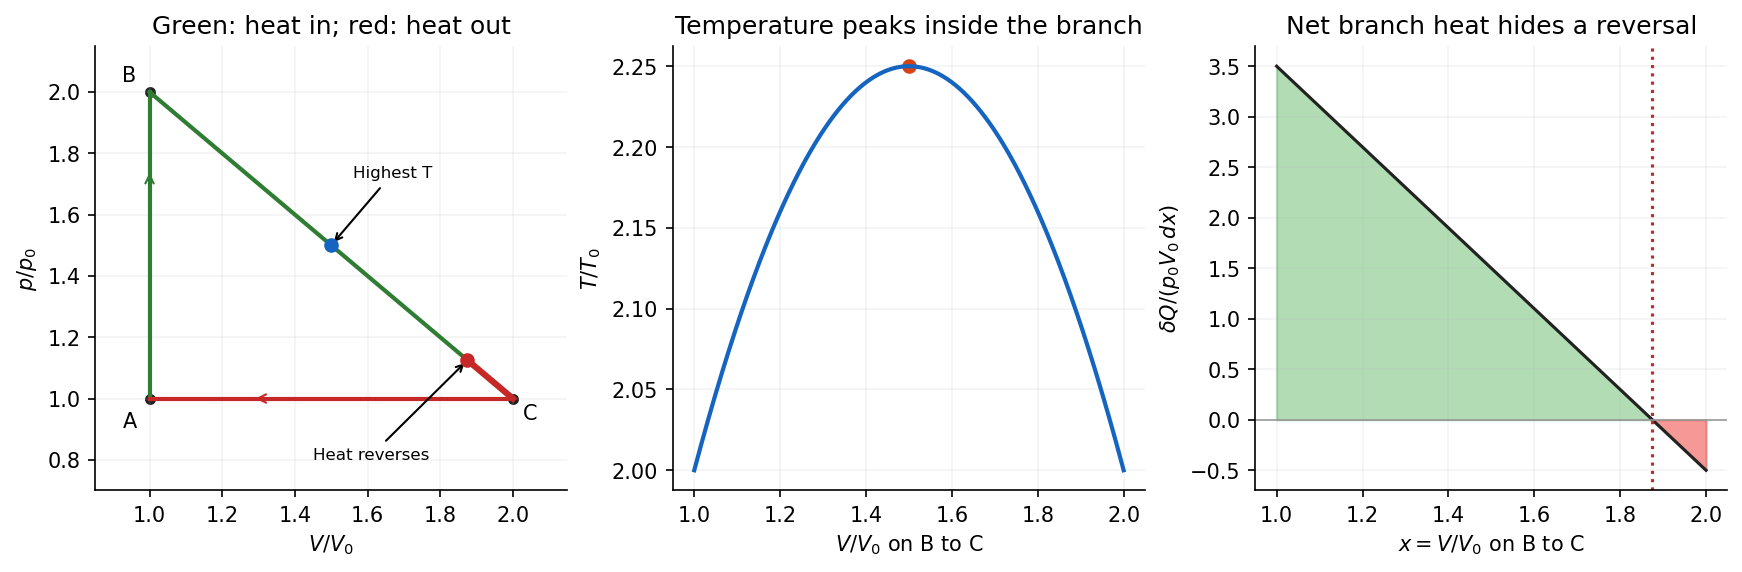

Write the Python code that produced this figure.
"""Original explanatory figure; Python 3.14 and root pyproject dependencies."""
from pathlib import Path
import numpy as np
import matplotlib
matplotlib.use("Agg")
import matplotlib.pyplot as plt
plt.rcParams.update({"font.size":10,"axes.spines.top":False,"axes.spines.right":False,"figure.facecolor":"white","axes.facecolor":"white"})

fig,axs=plt.subplots(1,3,figsize=(11.5,3.7),layout="constrained")
ax=axs[0];ax.plot([1,1],[1,2],color="#2e7d32",lw=2);x=np.linspace(1,15/8,200);ax.plot(x,3-x,color="#2e7d32",lw=2);x=np.linspace(15/8,2,60);ax.plot(x,3-x,color="#c62828",lw=3);ax.plot([2,1],[1,1],color="#c62828",lw=2)
for xy,label,off in [((1,1),"A",(-13,-14)),((1,2),"B",(-13,5)),((2,1),"C",(5,-10))]:ax.scatter(*xy,color="#222",s=18);ax.annotate(label,xy,xytext=off,textcoords="offset points")
ax.scatter([1.5],[1.5],color="#1565c0",zorder=5);ax.annotate("Highest T",(1.5,1.5),xytext=(1.56,1.72),arrowprops={"arrowstyle":"->"},fontsize=8)
ax.scatter([15/8],[9/8],color="#c62828",zorder=5);ax.annotate("Heat reverses",(15/8,9/8),xytext=(1.45,.8),arrowprops={"arrowstyle":"->"},fontsize=8)
ax.annotate("",(1,1.75),xytext=(1,1.35),arrowprops={"arrowstyle":"->","color":"#2e7d32"});ax.annotate("",(1.28,1),xytext=(1.7,1),arrowprops={"arrowstyle":"->","color":"#c62828"})
ax.set(xlabel=r"$V/V_0$",ylabel=r"$p/p_0$",title="Green: heat in; red: heat out",xlim=(.85,2.15),ylim=(.7,2.15))
x=np.linspace(1,2,500);axs[1].plot(x,x*(3-x),color="#1565c0",lw=2);axs[1].scatter([1.5],[2.25],color="#d84315");axs[1].set(xlabel=r"$V/V_0$ on B to C",ylabel=r"$T/T_0$",title="Temperature peaks inside the branch")
q=7.5-4*x;axs[2].plot(x,q,color="#222",lw=1.5);axs[2].fill_between(x,0,q,where=q>=0,color="#66bb6a",alpha=.5);axs[2].fill_between(x,0,q,where=q<0,color="#ef5350",alpha=.6);axs[2].axhline(0,color="#999",lw=.8);axs[2].axvline(15/8,color="#c62828",ls=":");axs[2].set(xlabel=r"$x=V/V_0$ on B to C",ylabel=r"$\delta Q/(p_0V_0\,dx)$",title="Net branch heat hides a reversal")
for ax in axs:ax.grid(alpha=.15)

fig.savefig(Path(__file__).stem+".png",dpi=150,facecolor="white",bbox_inches="tight")
plt.close(fig)
